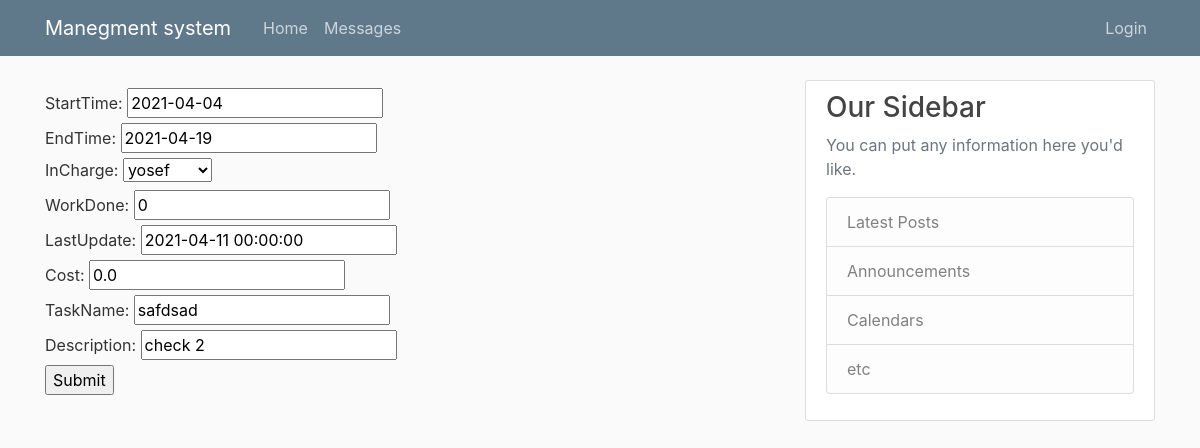
/task/28/update/, run on the app's committed database.
### work/models.py (models this page shows, shortened)
class Task(models.Model):
    startTime = models.DateField(null=False)
    endTime = models.DateField(null=False)
    inCharge = models.ForeignKey(User, on_delete=models.CASCADE)
    workDone = models.IntegerField(default=0, validators=[MaxValueValidator(100), MinValueValidator(0)])
    lastUpdate = models.DateTimeField(null=False)
    cost = models.FloatField(null=False, default=0)
    TaskName = models.CharField(max_length=300, null=False)
    Description = models.CharField(max_length=500, null=True)
    projectnum = models.ForeignKey(project, on_delete=models.CASCADE)
    inSprint = models.BooleanField(default=False)

### work/views.py (the view)
# urls.py: path('task/<int:pk>/update/', update_task.as_view(), name='task-update'),
class update_task(UpdateView, LoginRequiredMixin):
    model = Task
    fields = ['startTime', 'endTime', 'inCharge', 'workDone', 'lastUpdate', 'cost', 'TaskName', 'Description',
              ]

### templates/work/task_form.html (shortened to what this page needs)
{% extends "Base.html" %}
{% block content %}
<form action="" method="POST">
    <div class="fieldWrapper">
        {% for field in form %}
    <div class="fieldWrapper">
        {{ field.label_tag }} {{ field }}
    </div>
{% endfor %}
    </div>
    <input type="submit" name="Submit">
</form>
{% endblock content %}

### static/styles/main.css (style rules this page uses)
body { background: #fafafa; color: #333333; margin-top: 5rem; }

### data on the page
Task: form "2021-04-04" "2021-04-19" "yosef" "0" "2021-04-11 00:00:00" "0.0" "safdsad" "check 2"

### other printed values
{{ field.label_tag }} "StartTime:" "EndTime:" "InCharge:" "WorkDone:" "LastUpdate:" "Cost:" "TaskName:" "Description:"
